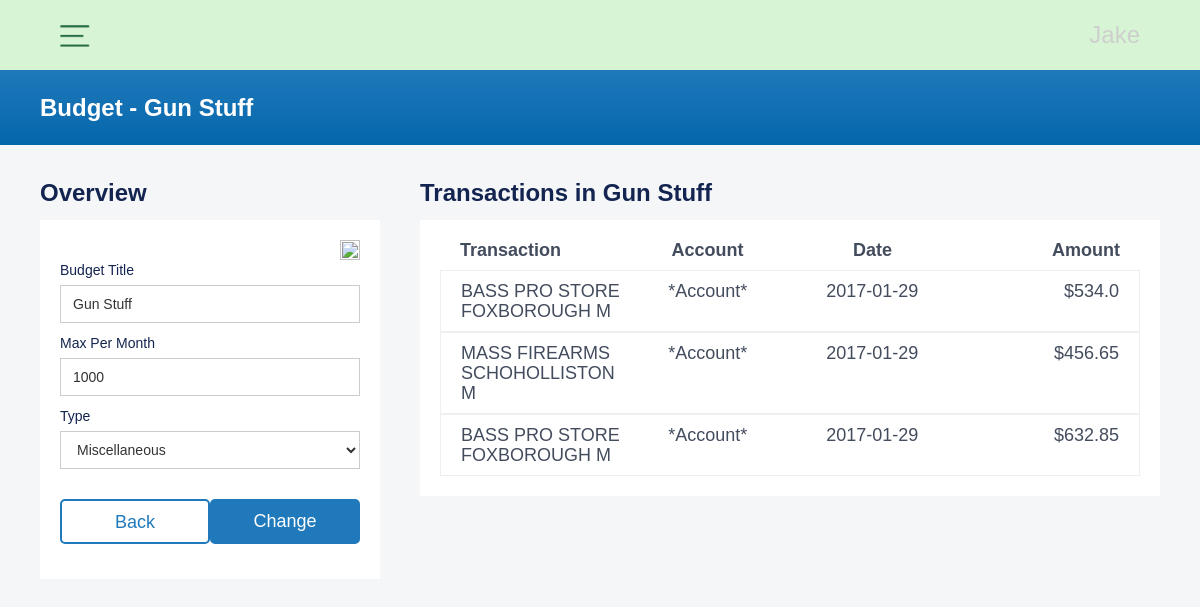
The app's page /budget/view-budget/21182826939 with its own data.
### budget/models.py (models this page shows)
class BudgetItems(models.Model):
    user = models.ForeignKey(settings.AUTH_USER_MODEL, on_delete=models.CASCADE, null=True, blank=True)
    title = models.CharField(max_length=100, null=True, blank=True)
    budget_id = models.CharField(max_length=100, null=True, blank=True)
    CATAGORIES = [
        ('Food and Drink', 'Food and Drink'),
        ('Transportation', 'Transportation'),
        ('Shops', 'Shops'),
        ('Transfer', 'Transfer'),
        ('Service', 'Service'),
        ('Payment', 'Payment'),
        ('Income', 'Income'),
        ('Subscription', 'Subscription'),
        ('Miscellaneous', 'Miscellaneous'),
        ('Other', 'Other'),
    ]
    category = models.CharField(max_length=200, null=True, blank=True, choices=CATAGORIES)
    total_per_month = models.IntegerField(null=True, blank=True)
    current_total = models.FloatField(null=True, blank=True)
    users_id = models.CharField(max_length=100, null=True, blank=True)
    transactions = models.JSONField(null=True, blank=True)

### budget/views.py (the view, shortened to what this page needs)
# urls.py: path('view-budget/<str:id>', views.view_budget, name='view-budget'),
def view_budget(request, id):
    user = request.user
    student_user = Account.objects.filter(pk=request.user.pk)
    student_budget = BudgetItems.objects.get(budget_id=id)
    budget_categories = student_budget.CATAGORIES
    budget_purchases = student_budget.transactions
    context = {
        'student_budget': student_budget,
        'budget_categories': budget_categories,
        'budget_purchases': budget_purchases
    }
    return render(request, 'Budget/view_budget.html', context=context)

### templates/Budget/view_budget.html (shortened to what this page needs)
{% extends 'budget/base.html' %}
{% load static %}
{% block content %}
<body class="body">
  <div class="full-page-wrapper">
    <div class="section-container">
      <div class="page-title-blue">
        <h1 class="heading-4">Budget - <span>{{ student_budget.title }}</span></h1>
      </div>
    </div>
    <div class="page-divider-container">
      <div class="page-divider w-row">
        <div class="page-left-column w-col w-col-4" style="padding: 0px">
          <div class="account-overview-container left">
            <div class="section-header-wrapper">
              <h1 class="page-section-header">Overview</h1>
            </div>
            <div class="_20-padding-container">
              <div class="pop-up-form-wrapper">
                    <div class="trashWrapper" style="display: flex;" id="trash-can" >
                        <img class="trashCan" src="{% static 'images/icons/trash-can-red.png' %}" loading="lazy" alt="" onclick="deleteBudgetPopup()">
                    </div>
                  <div class="w-form">
                  <form id="wf-form-add-goal" name="wf-form-add-goal" data-name="add goal" method="post" class="add-budget-form">
                    <label style="font-weight: 500; font-family: 'Poppins', sans-serif; color: #142450; font-size: 14px">Budget Title</label>
                      <input type="text" class="input budget w-input" maxlength="256" name="budget-title" data-name="Name" placeholder="Title" id="name" value="{{ student_budget.title }}">
                    <label style="font-weight: 500; font-family: 'Poppins', sans-serif; color: #142450; font-size: 14px">Max Per Month</label>
                      <input type="number" class="input budget w-input" maxlength="256" name="Max-amount" data-name="Max amount" placeholder="Max Amount" id="Max-amount" required="" value="{{ student_budget.total_per_month }}">
                    <label style="font-weight: 500; font-family: 'Poppins', sans-serif; color: #142450; font-size: 14px">Type</label>
                      <select id="Category" name="Category" data-name="Category" class="select-field-2 w-select" style="background-color: white">
                      <option value="{{ student_budget.category }}" style="background-color: white">{{ student_budget.category }}</option>
                    </select>
                    <div class="save-back-wrapper no-padding" style="padding-top: 20px">
                      <a href="{% url 'Budget:budget-budget' %}" class="back-btn" style="text-decoration: none; align-items: center; align-content: center">Back</a>
                        <input type="submit" value="Change" data-wait="Please wait..." class="next-btn">
                    </div>
                  </form>
                </div>
              </div>
            </div>
          </div>
        </div>
        <div class="column w-col w-col-8" style="padding: 0px">
          <div class="account-overview-container right">
            <div class="section-warpper">
              <div class="section-header-wrapper">
                <h1 class="page-section-header"><span>Transactions in</span> {{ student_budget.title }}</h1>
              </div>
              <div class="_20-padding-container budget-container vertical" style="">
                <div class="transaction-breakdown-header">
                  <div class="w-layout-grid grid-5">
                    <div id="w-node-_0812455f-164a-9896-0de4-f10f1f191733-915e969f" class="breakdown-category">
                      <div class="text-block-4">Transaction</div>
                    </div>
                    <div id="w-node-_9a7336d8-d712-68dd-c9c9-023966549c0e-915e969f" class="breakdown-category">
                      <div class="text-block-4 middle">Account</div>
                    </div>
                    <div id="w-node-_19a8cb79-9f85-397e-2183-ce8dfdbcaf08-915e969f" class="breakdown-category">
                      <div class="text-block-4 middle">Date</div>
                    </div>
                    <div id="w-node-_20690caa-b2e3-6539-b882-3905c0e86399-915e969f" class="breakdown-category">
                      <div class="text-block-4 right">Amount</div>
                    </div>
                  </div>
                </div>
                  {% for transaction in budget_purchases.categoryTransactions %}
                  <div class="transactions">
                  <div class="w-layout-grid grid-5">
                    <div id="w-node-_9bbef277-3bcb-449a-99b3-24993b230e30-915e969f" class="transaction-breakdown">
                      <div>{{ transaction.name }}</div>
                    </div>
                    <div id="w-node-_9bbef277-3bcb-449a-99b3-24993b230e33-915e969f" class="breakdown-category middle">
                      <div>*Account*</div>
                    </div>
                    <div id="w-node-_9bbef277-3bcb-449a-99b3-24993b230e36-915e969f" class="breakdown-category middle">
                      <div>{{ transaction.date }}</div>
                    </div>
                    <div id="w-node-_9bbef277-3bcb-449a-99b3-24993b230e39-915e969f" class="breakdown-category right">
                      <div>$<span>{{ transaction.amount }}</span></div>
                    </div>
                  </div>
                </div>
                  {% endfor %}
              </div>
            </div>
          </div>
        </div>
      </div>
    </div>
  </div>
</body>
{% endblock %}

### static/budget/css/webflow.css (style rules this page uses)
* { -webkit-box-sizing: border-box; -moz-box-sizing: border-box; box-sizing: border-box; }
html { height: 100%; }
body { margin: 0; min-height: 100%; background-color: #fff; font-family: Arial, sans-serif; font-size: 14px; line-height: 20px; color: #333; }
img { max-width: 100%; vertical-align: middle; display: inline-block; }
h1, h2, h3, h4, h5, h6 { font-weight: bold; margin-bottom: 10px; }
h1 { font-size: 38px; line-height: 44px; margin-top: 20px; }
.w-form { margin: 0 0 15px; }
label { display: block; margin-bottom: 5px; font-weight: bold; }
.w-input, .w-select { display: block; width: 100%; height: 38px; padding: 8px 12px; margin-bottom: 10px; font-size: 14px; line-height: 1.42857143; color: #333333; vertical-align: middle; background-color: #ffffff; border: 1px solid #cccccc; }
.w-select { background-color: #f3f3f3; }
.w-row:before, .w-row:after { content: " "; display: table; grid-column-start: 1; grid-row-start: 1; grid-column-end: 2; grid-row-end: 2; }
.w-row:after { clear: both; }
.w-col { position: relative; float: left; width: 100%; min-height: 1px; padding-left: 10px; padding-right: 10px; }
.w-col-4 { width: 33.33333333%; }
.w-col-8 { width: 66.66666667%; }

### static/budget/css/other.css (style rules this page uses)
._20-padding-container.budget-container.vertical { background-color: white; }
.section-header-wrapper { display: -webkit-box; display: -webkit-flex; display: -ms-flexbox; display: flex; margin-top: 0px; margin-bottom: 10px; -webkit-box-pack: justify; -webkit-justify-content: space-between; -ms-flex-pack: justify; justify-content: space-between; -webkit-box-align: start; -webkit-align-items: flex-start; -ms-flex-align: start; align-items: center; }
.trashWrapper { width: 100%; display: flex; justify-content: flex-end; }
.trashCan { width: 20px; height: 20px; }
.back-btn { padding: 10px 40px; text-decoration: none; border-style: solid; border-width: 2px; border-color: #1f79ba; border-radius: 5px; background-color: #fff; color: #1f79ba; font-size: 18px; font-weight: 500; }
.next-btn { padding: 10px 40px; text-decoration: none; border-style: solid; border-width: 2px; color: white; border-color: #1f79ba; background-color: #1f79ba; border-radius: 5px; font-size: 18px; font-weight: 500; cursor: pointer; align-items: center; }

### static/MainWebsite/webflow.css (style rules this page uses)
* { -webkit-box-sizing: border-box; -moz-box-sizing: border-box; box-sizing: border-box; }
html { height: 100%; }
body { margin: 0; min-height: 100%; background-color: #fff; font-family: Arial, sans-serif; font-size: 14px; line-height: 20px; color: #333; }
img { max-width: 100%; vertical-align: middle; display: inline-block; }
h1, h2, h3, h4, h5, h6 { font-weight: bold; margin-bottom: 10px; }
h1 { font-size: 38px; line-height: 44px; margin-top: 20px; }
.w-form { margin: 0 0 15px; }
label { display: block; margin-bottom: 5px; font-weight: bold; }
.w-input, .w-select { display: block; width: 100%; height: 38px; padding: 8px 12px; margin-bottom: 10px; font-size: 14px; line-height: 1.42857143; color: #333333; vertical-align: middle; background-color: #ffffff; border: 1px solid #cccccc; }
.w-select { background-color: #f3f3f3; }
.w-row:before, .w-row:after { content: " "; display: table; grid-column-start: 1; grid-row-start: 1; grid-column-end: 2; grid-row-end: 2; }
.w-row:after { clear: both; }
.w-col { position: relative; float: left; width: 100%; min-height: 1px; padding-left: 10px; padding-right: 10px; }
.w-col-4 { width: 33.33333333%; }
.w-col-8 { width: 66.66666667%; }

### static/MainWebsite/mmoney.webflow.css (style rules this page uses)
.heading-4 { margin-top: 0px; margin-bottom: 0px; color: #fff; font-size: 24px; line-height: 35px; }
.column { padding-right: 10px; padding-left: 0px; }
.body { background-color: #f4f6f8; }

### records on screen
BudgetItems: title "Gun Stuff", budget-title "Gun Stuff", Max-amount "1000", Category "Miscellaneous"

### other values on screen
{{ transaction.name }} "BASS PRO STORE FOXBOROUGH M" "MASS FIREARMS SCHOHOLLISTON M" "BASS PRO STORE FOXBOROUGH M"
{{ transaction.date }} "2017-01-29" "2017-01-29" "2017-01-29"
{{ transaction.amount }} "534.0" "456.65" "632.85"
